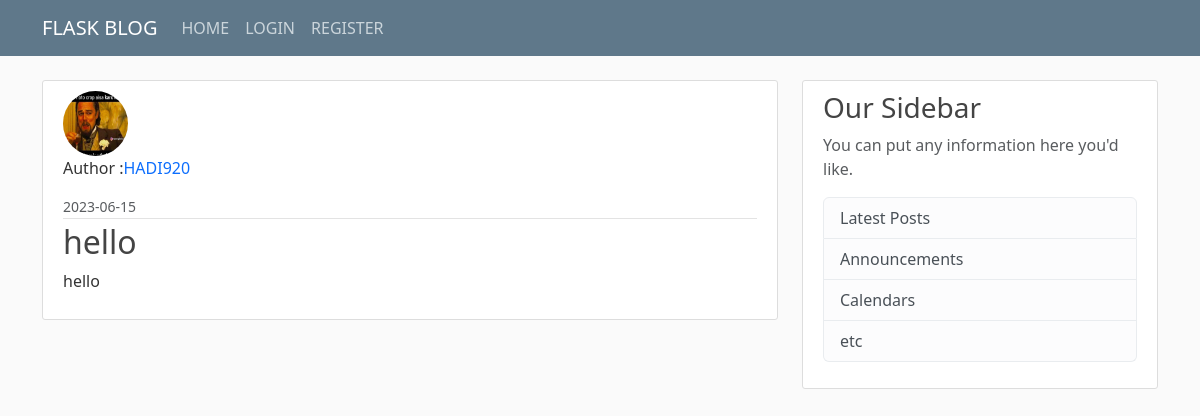
/post/1, run on the app's committed database.
### flaskblog/models.py (models this page shows, shortened)
class User(db.Model, UserMixin):
    id = db.Column(db.Integer, primary_key=True)
    username = db.Column(db.String(20), unique=True, nullable=False)
    email = db.Column(db.String(120), unique=True, nullable=False)
    img_file = db.Column(db.String(20), nullable=False, default="default.jpeg")
    password = db.Column(db.String(60), nullable=False)
    posts = db.relationship('Post', backref='author',
                            lazy=True, primaryjoin="User.id == Post.user_id")

class Post(db.Model):
    id = db.Column(db.Integer, primary_key=True)
    title = db.Column(db.String(100), nullable=False)
    date_posted = db.Column(db.DateTime, nullable=True,
                            default=datetime.utcnow)
    content = db.Column(db.Text, nullable=False)
    user_id = db.Column(db.Integer, db.ForeignKey('user.id'), nullable=False)

### flaskblog/routes.py (the view)
@app.route("/post/<int:post_id>")
def post(post_id):
    post = Post.query.get_or_404(post_id)
    return render_template('post.html', title=post.title, post=post)

### flaskblog/templates/post.html (shortened to what this page needs)
{% extends "layout.html" %}
{% block content %}
<article class="media content-section">
  <img
    class="rounded-circle article-img"
    src="{{url_for('static', filename='profile_pics/' + post.author.img_file)}}"
    alt=""
  />
  <div class="media-body">
    <div class="article-metadata">
      <div style="display: flex">
        <p>Author :</p>
        <a class="mr-2" href="#">{{ post.author.username }}</a>
      </div>
      <small class="text-muted"
        >{{ post.date_posted.strftime('%Y-%m-%d') }}</small
      >
    </div>
    <h2 class="article-title">{{ post.title }}</h2>
    <p class="article-content">{{ post.content }}</p>
  </div>
</article>
{% endblock%}

### flaskblog/static/main.css (style rules this page uses)
body { background: #fafafa; color: #333333; margin-top: 5rem; }
h1, h2, h3, h4, h5, h6 { color: #444444; }
.content-section { background: #ffffff; padding: 10px 20px; border: 1px solid #dddddd; border-radius: 3px; margin-bottom: 20px; }
.article-title { color: #444444; }
.article-content { white-space: pre-line; }
.article-img { height: 65px; width: 65px; margin-right: 16px; }
.article-metadata { padding-bottom: 1px; margin-bottom: 4px; border-bottom: 1px solid #e3e3e3; }

### flaskblog/templates/post.html (style rules this page uses)
a { text-decoration: none; text-transform: uppercase; }
.article-metadata { display: flex; flex-direction: column; }

### data on the page
User: img_file (picture), author.username "HADI920"
Post: date_posted "2023-06-15", title "hello", content "hello"
